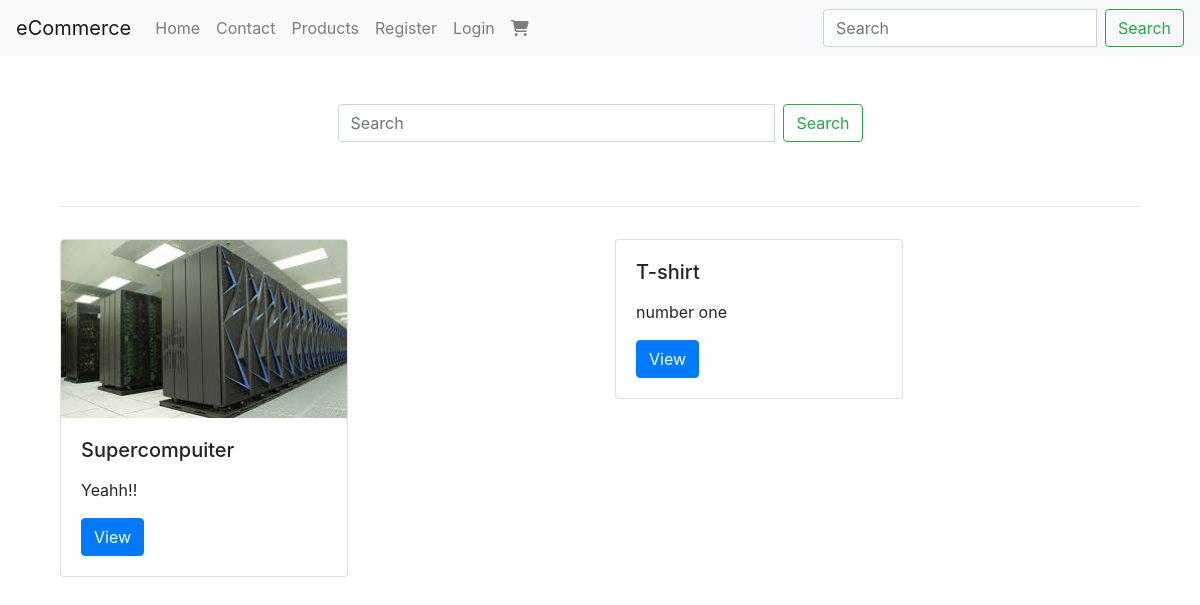
The app's page /search/ with its own data.
### products/models.py (models this page shows, shortened)
class Product(models.Model):
    title = models.CharField(max_length=120)
    slug = models.SlugField(blank=True, unique=True)
    descriptions = models.TextField()
    price = models.DecimalField(decimal_places=2, max_digits=20, default=39.99)
    image = models.ImageField(upload_to='products/', null=True, blank=True)
    featured = models.BooleanField(default=False)
    active = models.BooleanField(default=True)
    timestamp = models.DateTimeField(auto_now_add=True)
    objects = ProductManager()
    def get_absolute_url(self):
        return reverse('products:detail', kwargs={'slug': self.slug})

### search/views.py (the view)
# urls.py: path('', SearchProductView.as_view(), name='query'),
class SearchProductView(ListView):
    template_name = "search/view.html"
    def get_context_data(self, *args, **kwargs):
        context = super(SearchProductView, self).get_context_data(*args, **kwargs)
        query = self.request.GET.get('q')
        context['query'] = query
        return context
    def get_queryset(self, *args, **kwargs):
        request = self.request
        method_dict = request.GET
        query = method_dict.get('q', None)
        if query is not None:
            return Product.objects.search(query)
        return Product.objects.featured()

### products/models.py (called while the page is built)
    def featured(self):
        return self.filter(featured=True, active=True)

    def get_queryset(self):
        return ProductQuerySet(self.model, using=self._db)

    def featured(self):
        return self.get_queryset().featured()

### search/templates/search/view.html
{% extends 'base.html' %}
{% block content %}
    <div class="container">
        <div class="row mb-3">
            {% if query %}
                <div class="col-12">
                    Result for <b>{{ query }}</b>
                    <hr>
                </div>
            {% else %}
                <div class="col-12 col-md-6 mx-auto py-5">
                    {% include 'search/snippets/search-form.html' %}
                </div>
                <div class="col-12">
                    <hr>
                </div>
            {% endif %}
        </div>
        <div class="row">
            {% for obj in object_list %}
                <div class="col">
                    {% include 'products/snippets/card.html' with instance=obj %}
                    {% if forloop.counter|divisibleby:3 %}
                        </div></div>
                        <div class="row">
                            <div class="col-12">
                                <hr/>
                            </div>
                            {% else %}
                        </div>
                    {% endif %}
            {% endfor %}
    </div>
{% endblock %}

### products/templates/products/snippets/card.html
<div class="card" style="width: 18rem;">
    {% if instance.image %}
        <a href="{{ instance.get_absolute_url }}">
            <img src="{{ instance.image.url }}" class="card-img-top" alt="{{ imstance.title }}">
        </a>
    {% endif %}
    <div class="card-body">
        <h5 class="card-title">{{ instance.title }}</h5>
        <p class="card-text">{{ instance.descriptions|linebreaks|truncatewords:14 }}</p>
        <a href="{{ instance.get_absolute_url }}" class="btn btn-primary">View</a>
    </div>
</div>

### records on screen
Product: image (picture), title "Supercompuiter", descriptions "Yeahh!!"
Product: title "T-shirt", descriptions "number one"

### other values on screen
{{ brand_name }} "eCommerce"
